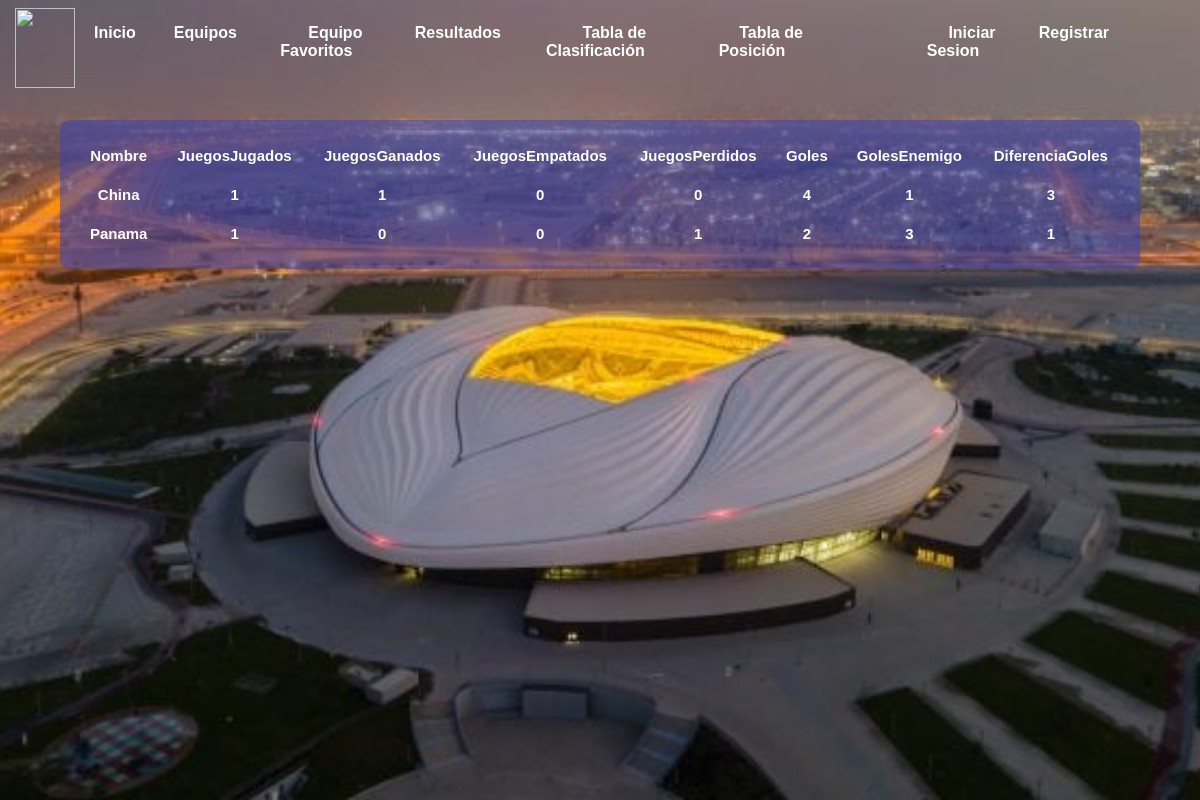
Page /Tablaposicion2.php on the committed database.
### tables this page shows
CREATE TABLE `tablaposicion` (
  `id` int(5) NOT NULL,
  `nombre` varchar(20) NOT NULL,
  `JuegoJugado` int(20) NOT NULL,
  `JuegoGanado` int(20) NOT NULL,
  `JuegoEmpatado` int(20) NOT NULL,
  `JuegoPerdido` int(20) NOT NULL,
  `Golesa` int(20) NOT NULL,
  `GolEnemigo` int(20) NOT NULL,
  `DiferenciaGol` int(20) NOT NULL
);

### Tablaposicion2.php (the view, shortened to what this page needs)
<?php
$servidor='localhost';
$Usuario='root';
$Contraseña='';
$Base_de_datos='prueba';
 $conexion_bd = @new mysqli($servidor,$Usuario,$Contraseña,$Base_de_datos);
?>
<!DOCTYPE html>
<html lang="en">
<head>
    <link rel="stylesheet" href="TablaPosicion.css">
</head>
<body>
 <div class="fondo">
    <img class="imagenfondo"src="asset\imagen-de-uno-de-los-estadios-del-mundial-de-qatar-2022.-getty-655x368.jpg" alt="">
    <?php include("Templates/nav_bar.php"); ?>
 <table class="TablaPosiciones">
    <tr>
      <th>Nombre</th>
      <th>JuegosJugados</th>
      <th>JuegosGanados</th>
      <th>JuegosEmpatados</th>
      <th>JuegosPerdidos</th>
      <th>Goles</th>
      <th>GolesEnemigo</th>
      <th>DiferenciaGoles</th>
    </tr>
       <?php
              $queryEquipos = "SELECT * FROM tablaposicion";
              $Posicion= $conexion_bd->query($queryEquipos);
              $Posicion = $Posicion->fetch_all(MYSQLI_ASSOC);
        foreach ($Posicion as $Posiciones) {
      echo '<tr>';
      echo '<td>' . $Posiciones['nombre'] . '</td>';
      echo '<td>' . $Posiciones['JuegoJugado'] . '</td>';
      echo '<td>' . $Posiciones['JuegoGanado'] . '</td>';
      echo '<td>' . $Posiciones['JuegoEmpatado'] . '</td>';
      echo '<td>' . $Posiciones['JuegoPerdido'] . '</td>';
      echo '<td>' . $Posiciones['Golesa'] . '</td>';
      echo '<td>' . $Posiciones['GolEnemigo'] . '</td>';
      echo '<td>' . $Posiciones['DiferenciaGol'] . '</td>';
      echo '</tr>';
    };
    ?>
  </table>
</body>

### TablaPosicion.css (style rules this page uses)
body { margin: 0; padding: 0; font-family: sans-serif; background-size: cover; }
.imagenfondo { position: absolute; width: 100%; height: 100%; z-index: -1; object-fit: cover; }
.fondo { position: relative; width: auto; height: 100vh; }
.TablaPosiciones { border-radius: 10px; background-color: rgba(60, 68, 175, 0.548); color: white; padding: 15px; font-weight: 600; font-size: 15px; text-align: center; position: absolute; width: 90vw; margin: 0 5%; top: 15%; }
td,th { padding: 10px; }

### rows in the picture
tablaposicion: nombre "China", JuegoJugado "1", JuegoGanado "1", JuegoEmpatado "0", JuegoPerdido "0", Golesa "4", GolEnemigo "1", DiferenciaGol "3"
tablaposicion: nombre "Panama", JuegoJugado "1", JuegoGanado "0", JuegoEmpatado "0", JuegoPerdido "1", Golesa "2", GolEnemigo "3", DiferenciaGol "1"
